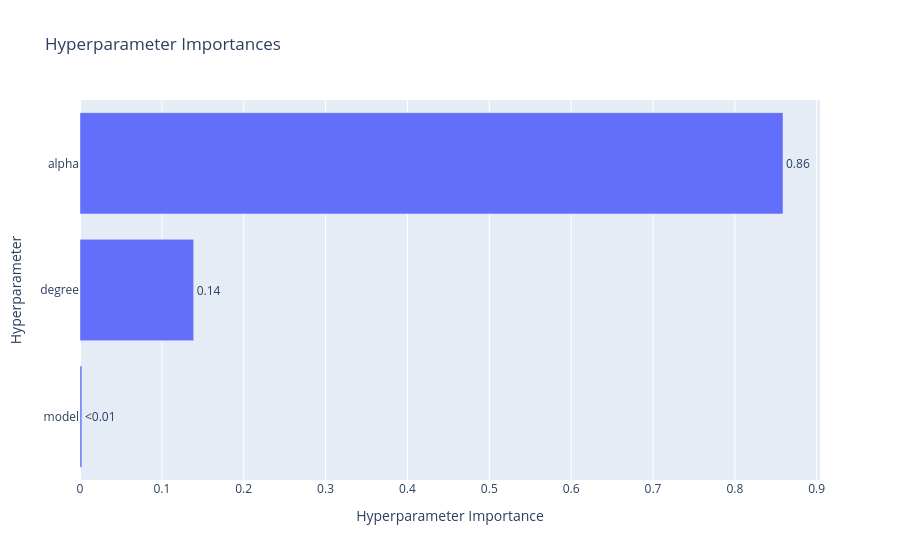

Write notebook code for a chart like this one.
### Markdown cell above
Wykres przedstawia wartość funkcji celu w funkcji numeru próby. Niebieskie punkty to poszczególne próby, czerwona linia to dotychczasowe najlepsze rozwiązanie. Pozwala ocenić, czy optymalizacja zbiegła — jeśli czerwona linia stabilizuje się, dalsze próby prawdopodobnie nie poprawią wyniku.

#### Ważność hiperparametrów

### Code cell
optuna.visualization.plot_param_importances(study)

### Figure 1 — Plotly figure (JSON) as saved in the notebook; plotly's stock layout.template omitted (floating-point values rounded to 4 significant figures)
{"data": [{"cliponaxis": false, "hovertemplate": ["model (CategoricalDistribution): 0.0023168932843141395<extra></extra>", "degree (IntDistribution): 0.13885149404788402<extra></extra>", "alpha (FloatDistribution): 0.8588316126678018<extra></extra>"], "name": "Objective Value", "orientation": "h", "text": ["<0.01", "0.14", "0.86"], "textposition": "outside", "type": "bar", "x": [0.002317, 0.1389, 0.8588], "y": ["model", "degree", "alpha"]}], "layout": {"title": {"text": "Hyperparameter Importances"}, "xaxis": {"title": {"text": "Hyperparameter Importance"}}, "yaxis": {"title": {"text": "Hyperparameter"}}}}
